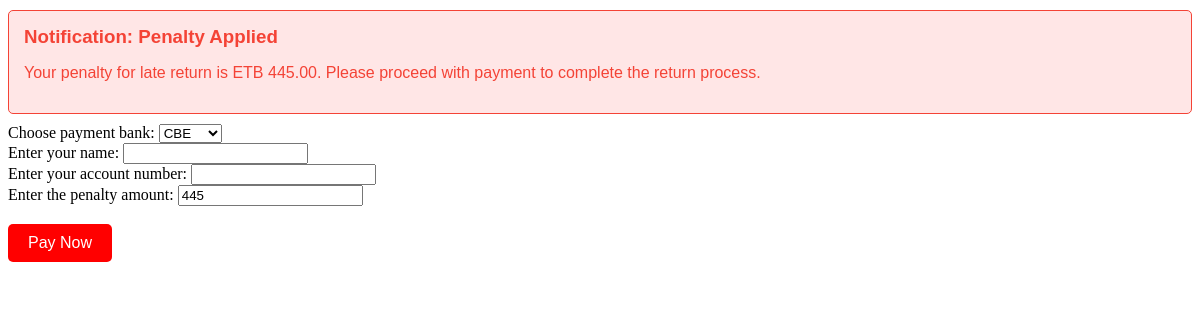
The app's page /return.php?book_id=13, older data.
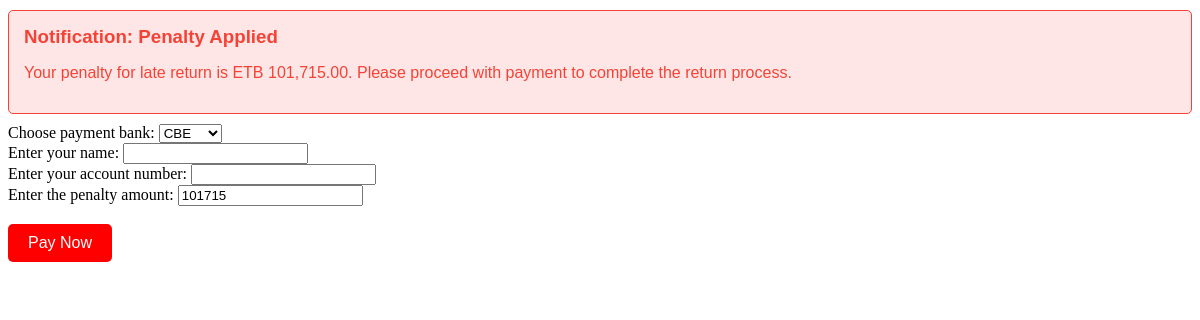
The same page, newer data.
### tables this page shows
CREATE TABLE `borrows` (
  `borrow_id` int(11) NOT NULL,
  `user_id` int(11) DEFAULT NULL,
  `book_id` int(11) DEFAULT NULL,
  `borrow_date` date NOT NULL DEFAULT current_timestamp(),
  `return_date` date DEFAULT NULL,
  `penalty` decimal(10,2) NOT NULL
);

### return.php (the view, shortened to what this page needs)
<?php
include 'db.php';
$book_id = $_GET['book_id'];
$return_date = date('Y-m-d');
$sql = "SELECT borrow_date FROM borrows WHERE book_id = ? AND return_date IS NULL";
$stmt = $conn->prepare($sql);
$stmt->bind_param("i", $book_id);
$stmt->execute();
$result = $stmt->get_result();
$row = $result->fetch_assoc();
$borrow_date = $row['borrow_date'];
$penalty = 0;
if ($return_date > $borrow_date) {
    $overdue_days = (strtotime($return_date) - strtotime($borrow_date)) / (60 * 60 * 24);
    $fine_per_day = 5;
    $given_days = 25;
    $penalty = $overdue_days * $fine_per_day - $given_days;
}
if ($penalty > 0) {
    echo "<div class='notification'>
            <h3>Notification: Penalty Applied</h3>
            <p>Your penalty for late return is ETB " . number_format($penalty, 2) . ". Please proceed with payment to complete the return process.</p>
          </div>";
    echo "<form action='process_payment.php' method='POST'>
            <label for='paymentmethod'>Choose payment bank:</label>
            <select name=payment bank>
            <option value='CBE'>CBE</option>
            <option value='OIB'>OIB</option>
            <option value='Awash'>Awash</option>
            <option value='Gadaa'>Gadaa</option>
            </select><br>
            <label for='name'>Enter your name:</label>
            <input type='text' name='name' required><br>
            <label for='account'>Enter your account number:</label>
            <input type='text' name='account' required><br>
            <label for='amount'>Enter the penalty amount:</label>
            <input type='text' name='amount' value='" . htmlspecialchars($penalty) . "' readonly><br>
            <input type='hidden' name='penalty' value='" . htmlspecialchars($penalty) . "'><br>
            <input type='hidden' name='book_id' value='" . htmlspecialchars($book_id) . "'>
            <button type='submit' class='pay-button'>Pay Now</button>
          </form>";
}
?>

Row changes from the older to the newer data that the page shows:
no longer on this page (row edited): borrows: borrow_date "445.00", amount "445"
Text that changed along with them:
$penalty: (not shown) → "101,715.00"
form field amount: (not shown) → "101715"
